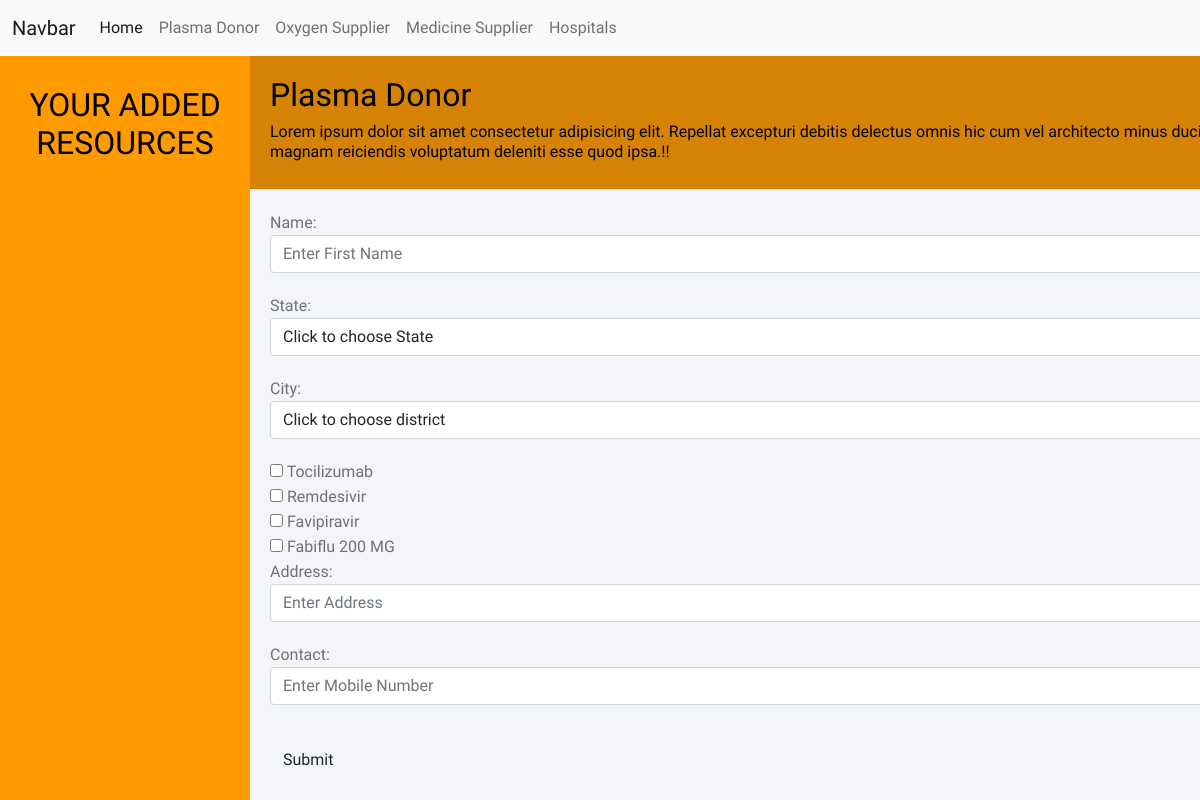
The app's page /user/pharma (signed in), older data.
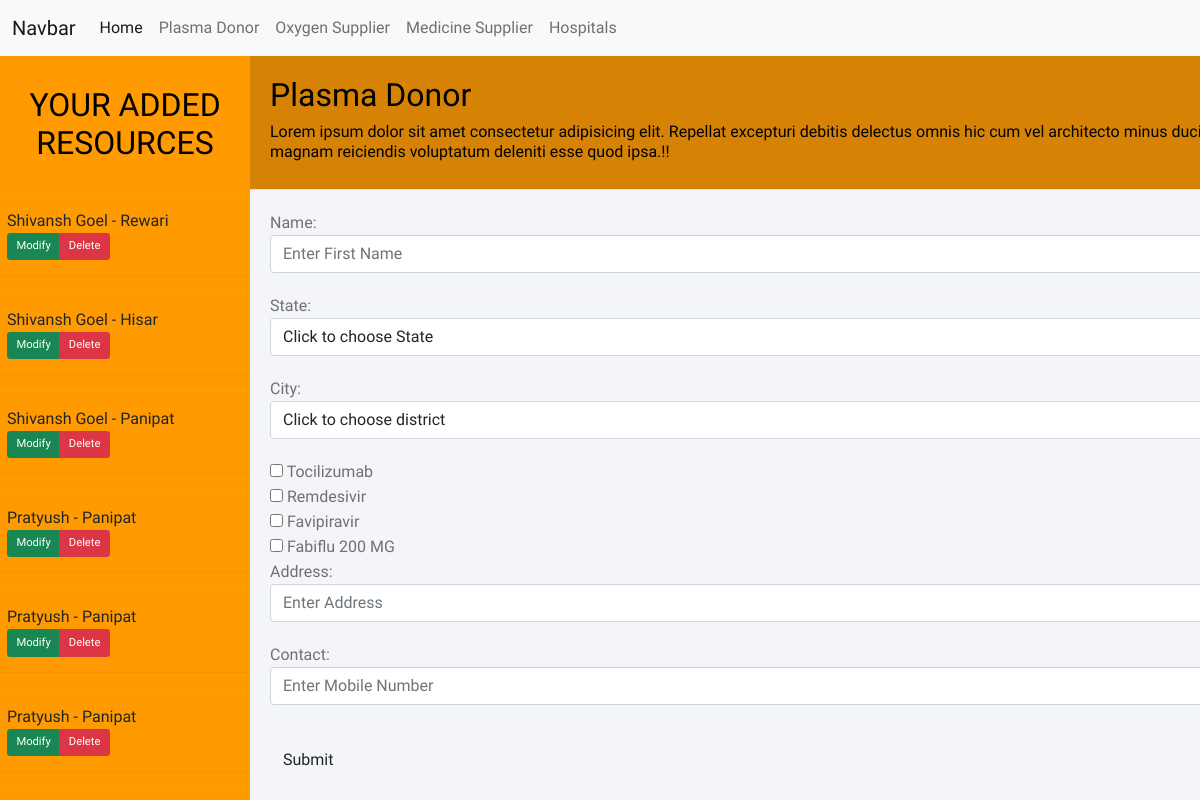
The same page, newer data.
### CoviHelp/models.py (models this page shows, shortened)
class Pharma(models.Model):
    user = models.ForeignKey(User, on_delete=models.CASCADE)
    name = models.CharField(max_length=20)
    contact = models.CharField(max_length=10, default=True)
    state = models.CharField(max_length=10, default=True)
    city = models.CharField(max_length=20, default=True)
    address = models.TextField(blank=True, default=False)
    available_drugs = models.TextField(blank=True)
    verified = models.BooleanField(default=False)

### CoviHelp/login.py (the view)
# urls.py: path('pharma', views.pharma, name='pharma'),
@login_required
def pharma(request):
    global available_drugs, states
    pharma = Pharma.objects.filter(user=request.user)
    if request.method == 'POST':
        try:
            p = Pharma()
            p.user = request.user
            p.name = request.POST['name']
            p.state = request.POST['state']
            p.city = request.POST['city']
            p.contact = request.POST['contact']
            p.address = request.POST['address']
            p.available_drugs = request.POST.getlist('checks[]')
            p.save()
            messages.success(request, 'Thankyou for sharing the information.')
        except:
            messages.error(request, 'Error!!')
        return render(request, "user/pharma.html", {
            'states': states,
            "drugs":available_drugs,
            "pharma":pharma
        })
    else:
        return render(request, "user/pharma.html", {
            'states': states,
            "drugs":available_drugs,
            "pharma":pharma
        })

### templates/user/pharma.html (shortened to what this page needs)
{% extends 'userlayout.html' %}
{% block body %}
<div class="wrapper">
  <div class="sidebar">
    <h2 id="headingSidebar">Your Added Resources</h2>
    {% for p in pharma %}
    <ul>
      <li class="sidecard">
        {{ p.name }} - {{ p.city }}
        <br>
        <div class="btn-group custombtngrp">
          <button class="btn btn-success btn-action btn-Modify"
            data-url="/user/pharma/modify/?id={{ p.id }}">Modify</button>
          <button class="btn btn-danger btn-action btn-Delete"
            data-url="/user/pharma/delete/?id={{ p.id }}">Delete</button>
        </div>
      </li>
    </ul>
    {% endfor %}
  </div>
  <div class="main_content">
    <div class="header">
      <div class="contact-info">
        <h2>Plasma Donor</h2>
        <h6>Lorem ipsum dolor sit amet consectetur adipisicing elit. Repellat excepturi debitis delectus omnis hic cum
          vel architecto minus ducimus soluta a pariatur dolores, magnam reiciendis voluptatum deleniti esse quod
          ipsa.!!</h6>
      </div>
    </div>
    <div class="info">
      <form class="contact-form" method="POST" action="/user/pharma">
        <div class="form-group">
          <label class="control-label col-sm-2" for="name">Name:</label>
          <div class="col-sm-10">
            <input type="text" class="form-control" id="fname" placeholder="Enter First Name" name="name" />
          </div>
        </div>
        <div class="form-group">
          <label class="control-label col-sm-2" for="state">State:</label>
          <div class="col-sm-10">
            <select class="form-control dropdown" name="state" id="state">
              <option value="None" selected>Click to choose State</option>
            </select>
          </div>
        </div>
        <div class="form-group">
          <label class="control-label col-sm-2" for="city">City:</label>
          <div class="col-sm-10">
            <select class="form-control dropdown" name="city" id="city">
              <option value="None" selected>Click to choose district</option>
            </select>
          </div>
        </div>
        {% for drug in drugs %}
        <li>
          <input type="checkbox" name="checks[]" value="{{ drug }}" />
          {{ drug }}
        </li>
        {% endfor %}
        <div class="form-group">
          <label class="control-label col-sm-2" for="address">Address:</label>
          <div class="col-sm-10">
            <input type="text" class="form-control" placeholder="Enter Address " name="address" />
          </div>
        </div>
        <div class="form-group">
          <label class="control-label col-sm-2" for="contact">Contact:</label>
          <div class="col-sm-10">
            <input type="contact" class="form-control" placeholder="Enter Mobile Number" name="contact" />
          </div>
        </div>
        <div class="form-group">
          <div class="col-sm-offset-2 col-sm-10 py-3">
            <button type="submit" class="btn btn-default">Submit</button>
          </div>
        </div>
      </form>
    </div>
  </div>
</div>
{% endblock body %}

### templates/userlayout.html (shortened to what this page needs)
<!doctype html>
<html lang="en">
<head>
  <link href="https://cdn.jsdelivr.net/npm/bootstrap@5.0.0-beta3/dist/css/bootstrap.min.css" rel="stylesheet"
>
</head>
<body>
  <nav class="navbar navbar-expand-lg navbar-light bg-light">
    <div class="container-fluid">
      <a class="navbar-brand" href="#">Navbar</a>
      <div class="collapse navbar-collapse" id="navbarNavDropdown">
        <ul class="navbar-nav">
          <li class="nav-item">
            <a class="nav-link active" aria-current="page" href="{% url 'user' %}">Home</a>
          </li>
          <li class="nav-item">
            <a class="nav-link" href="{% url 'userplasma' %}">Plasma Donor</a>
          </li>
          <li class="nav-item">
            <a class="nav-link" href="{% url 'useroxygen' %}">Oxygen Supplier</a>
          </li>
          <li class="nav-item">
            <a class="nav-link" href="{% url 'userpharma' %}">Medicine Supplier</a>
          </li>
          <li class="nav-item">
            <a class="nav-link" href="{% url 'userhospital' %}">Hospitals</a>
          </li>
        </ul>
      </div>
    </div>
  </nav>
  {% block body %}
  {% endblock body %}
</body>
</html>

### templates/userlayout.html (style rules this page uses)
* { margin: 0; padding: 0; box-sizing: border-box; list-style: none; text-decoration: none; font-family: 'Josefin Sans', sans-serif }
body { background-color: #f3f5f9 }
@media (min-width: 600px) { .wrapper { display: flex; position: relative } }
@media (min-width: 600px) { .wrapper .sidebar { width: 250px; height: 100%; background: #FF9B00; padding: 30px 0px; position: fixed; overflow: auto; } }
@media (min-width: 600px) { .wrapper .sidebar h2 { color: #000; text-transform: uppercase; text-align: center; margin-bottom: 30px } }
@media (min-width: 600px) { .wrapper .sidebar ul li { padding: 15px; border-bottom: 1px solid #000; border-bottom: 1px solid rgba(0, 0, 0, 0.05); border-top: 1px solid rgba(255, 255, 255, 0.05) } }
@media (min-width: 600px) { .wrapper .main_content { width: 100%; margin-left: 250px; position: fixed; } }
@media (min-width: 600px) { .wrapper .main_content .header { padding: 20px; background: #d68305; color: #000; border-bottom: 1px solid #e0e4e8 } }
@media (min-width: 600px) { .wrapper .main_content .info { margin: 20px; color: #717171; line-height: 25px } }
@media (min-width: 600px) { .wrapper .main_content .info div { margin-bottom: 20px } }
@media (min-width: 600px) { .custombtngrp { zoom: 0.7; } }
@media (min-width: 600px) { .sidecard { margin-left: -5vh; } }

Row changes from the older to the newer data that the page shows:
added Pharma: name "Shivansh Goel", city "Rewari"
added Pharma: name "Shivansh Goel", city "Hisar"
added Pharma: name "Shivansh Goel", city "Panipat"
added Pharma: name "Pratyush", city "Panipat"
added Pharma: name "Pratyush", city "Panipat"
added Pharma: name "Pratyush", city "Panipat"
